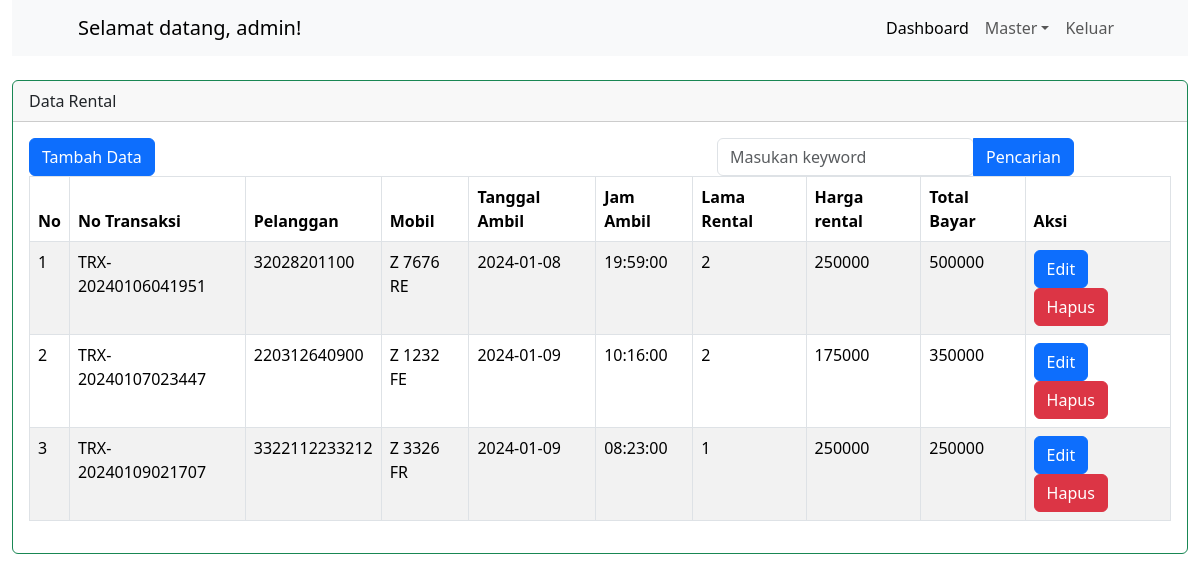
Screenshot of /tampil_data_rental.php (signed in) with the database file from the repository.
### tables this page shows
CREATE TABLE `tbl_rental_vikri` (
  `no_trx_vikri` varchar(20) NOT NULL,
  `nik_ktp_vikri` varchar(16) NOT NULL,
  `no_plat_vikri` varchar(10) NOT NULL,
  `tgl_rental_vikri` date NOT NULL,
  `jam_rental_vikri` time NOT NULL,
  `harga_vikri` int(11) NOT NULL COMMENT 'harga per hari',
  `lama_vikri` int(11) NOT NULL COMMENT 'lama per hari',
  `total_bayar_vikri` int(11) NOT NULL COMMENT 'harga * lama'
);

### tampil_data_rental.php (the view, shortened to what this page needs)
<!DOCTYPE html>
<html lang="en">
<head>
<link rel="stylesheet" type="text/css" href="https://cdnjs.cloudflare.com/ajax/libs/font-awesome/5.13.0/css/all.min.css">
<link href="bootstrap-5.3.2-dist/css/bootstrap.min.css" rel="stylesheet" >
</head>
<body>
<div class="container-fluid">
<div class="row">
<div class="col-md-12 mb-4">
<?php include "menu.php";?>
</div>
</div>
<div class="card border-success mb-3" >
<div class="card-header">Data Rental</div>
<div class="card-body text-success">
<div class="row">
<div class="col-md-5">
<a href='rental.php' class='btn btn-primary'>Tambah Data</a>
</div>
<div class="col-md-6 ">
<form action="cari_data_rental.php" method="GET">
<div class="btn-group float-end" role="group" >
<input type="text" name="keyword" class="form-control"
placeholder="Masukan keyword" required>
<button type="submit" class="btn btn-primary">Pencarian</button>
</div>
</form>
</div>
</div>
<div class="row">
<div class="col-md-12">
<table class="table table-bordered table-striped table-hover">
<thead>
<tr>
<th>No</th>
<th>No Transaksi</th>
<th>Pelanggan</th>
<th>Mobil</th>
<th>Tanggal Ambil</th>
<th>Jam Ambil</th>
<th>Lama Rental</th>
<th>Harga rental</th>
<th>Total Bayar</th>
<th>Aksi</th>
</tr>
</thead>
<?php
include "koneksi.php";
$i = 0;
$tampil = mysqli_query($koneksi, "SELECT * FROM tbl_rental_vikri");
while ($data = mysqli_fetch_array($tampil)) {
    $i++;
    ?>
<tr>
<td><?=$i?></td>
<td><?=$data['no_trx_vikri']?></td>
<td><?=$data['nik_ktp_vikri']?></td>
<td><?=$data['no_plat_vikri']?></td>
<td><?=$data['tgl_rental_vikri']?></td>
<td><?=$data['jam_rental_vikri']?></td>
<td><?=$data['lama_vikri']?></td>
<td><?=$data['harga_vikri']?></td>
<td><?=$data['total_bayar_vikri']?></td>
<td>
<a href="edit_data_rental.php?no_trx_vikri=<?=$data['no_trx_vikri']?>" class='btn
btn-primary'>Edit</a>
<a href="delete_data_rental.php?no_trx_vikri=<?=$data['no_trx_vikri']?>"
class='btn btn-danger' onclick="return confirm('Apakah anda yakin ingin menghapus ini ?')">Hapus</a>
</td>
</tr>
<?php
}
?>
</table>
</div>
</div>
</div>
</div>
</div>
</body>
</html>

### rows the page displays
tbl_rental_vikri: no_trx_vikri "TRX-20240106041951", nik_ktp_vikri "32028201100", no_plat_vikri "Z 7676 RE", tgl_rental_vikri "2024-01-08", jam_rental_vikri "19:59:00", lama_vikri "2", harga_vikri "250000", total_bayar_vikri "500000"
tbl_rental_vikri: no_trx_vikri "TRX-20240107023447", nik_ktp_vikri "220312640900", no_plat_vikri "Z 1232 FE", tgl_rental_vikri "2024-01-09", jam_rental_vikri "10:16:00", lama_vikri "2", harga_vikri "175000", total_bayar_vikri "350000"
tbl_rental_vikri: no_trx_vikri "TRX-20240109021707", nik_ktp_vikri "3322112233212", no_plat_vikri "Z 3326 FR", tgl_rental_vikri "2024-01-09", jam_rental_vikri "08:23:00", lama_vikri "1", harga_vikri "250000", total_bayar_vikri "250000"

### other values shown
$_SESSION['username_vikri'] "admin"
